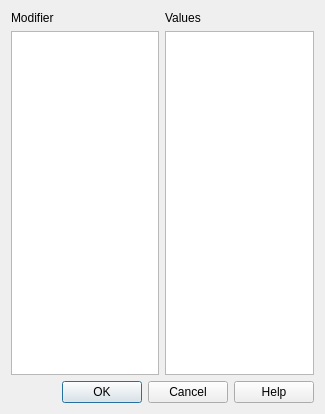
<?xml version="1.0" encoding="UTF-8"?>
<ui version="4.0">
 <class>SdDRowValue</class>
 <widget class="QDialog" name="SdDRowValue">
  <property name="geometry">
   <rect>
    <x>0</x>
    <y>0</y>
    <width>325</width>
    <height>414</height>
   </rect>
  </property>
  <property name="windowTitle">
   <string>Dialog</string>
  </property>
  <layout class="QVBoxLayout" name="verticalLayout_3">
   <item>
    <layout class="QHBoxLayout" name="horizontalLayout">
     <item>
      <layout class="QVBoxLayout" name="verticalLayout">
       <item>
        <widget class="QLabel" name="label">
         <property name="text">
          <string>Modifier</string>
         </property>
        </widget>
       </item>
       <item>
        <widget class="QListWidget" name="mModifiers"/>
       </item>
      </layout>
     </item>
     <item>
      <layout class="QVBoxLayout" name="verticalLayout_2">
       <item>
        <widget class="QLabel" name="label_2">
         <property name="text">
          <string>Values</string>
         </property>
        </widget>
       </item>
       <item>
        <widget class="QListWidget" name="mValues"/>
       </item>
      </layout>
     </item>
    </layout>
   </item>
   <item>
    <widget class="QDialogButtonBox" name="buttonBox">
     <property name="orientation">
      <enum>Qt::Horizontal</enum>
     </property>
     <property name="standardButtons">
      <set>QDialogButtonBox::Cancel|QDialogButtonBox::Help|QDialogButtonBox::Ok</set>
     </property>
    </widget>
   </item>
  </layout>
 </widget>
 <resources/>
 <connections>
  <connection>
   <sender>buttonBox</sender>
   <signal>accepted()</signal>
   <receiver>SdDRowValue</receiver>
   <slot>accept()</slot>
   <hints>
    <hint type="sourcelabel">
     <x>248</x>
     <y>254</y>
    </hint>
    <hint type="destinationlabel">
     <x>157</x>
     <y>274</y>
    </hint>
   </hints>
  </connection>
  <connection>
   <sender>buttonBox</sender>
   <signal>rejected()</signal>
   <receiver>SdDRowValue</receiver>
   <slot>reject()</slot>
   <hints>
    <hint type="sourcelabel">
     <x>316</x>
     <y>260</y>
    </hint>
    <hint type="destinationlabel">
     <x>286</x>
     <y>274</y>
    </hint>
   </hints>
  </connection>
 </connections>
</ui>
